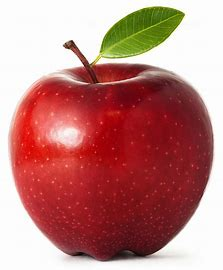
#> input picture openCV_class(cv2)/img/apple.jpg, 223 x 270 px
$ python f_edge_canny.py
#> lines starting #> are read from the running program, lines starting #| are printed output that depends on the picture; after the words box and inside, x2 and y2 are one past the last pixel; in counts of white or black regions, pixels touching at a corner belong together
import cv2, time
import numpy as np

img = cv2.imread("../img/apple.jpg")
#> img is the input picture: shape (270, 223, 3); mean B, G, R 126.6, 130.6, 190.2

# 케니 엣지 적용 [다단계 알고리즘]  :
# 노이즈 제거  ( 가우시안 블러링)  ,
# 그라디언트 계산(소벨커널), 이중 임계값 , 비최대억제 (그라디언트계산 한것중 가장큰 값만 유지하고 나머지 0)
# 엣지 추적  :  비 최대억제값 연결
edges = cv2.Canny(img,100,200)
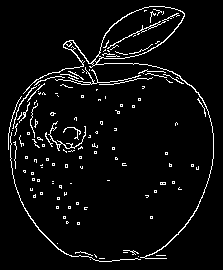
#> edges: shape (270, 223); 4.9% white in thin lines or dots, all inside (x1, y1, x2, y2) = (8, 6, 214, 262)

# 결과 출력
cv2.imshow('Original', img)
cv2.imshow('Canny', edges)
cv2.waitKey(0)
cv2.destroyAllWindows()

$ run again, with openCV_class(cv2)/img/b.jpg copied over openCV_class(cv2)/img/apple.jpg
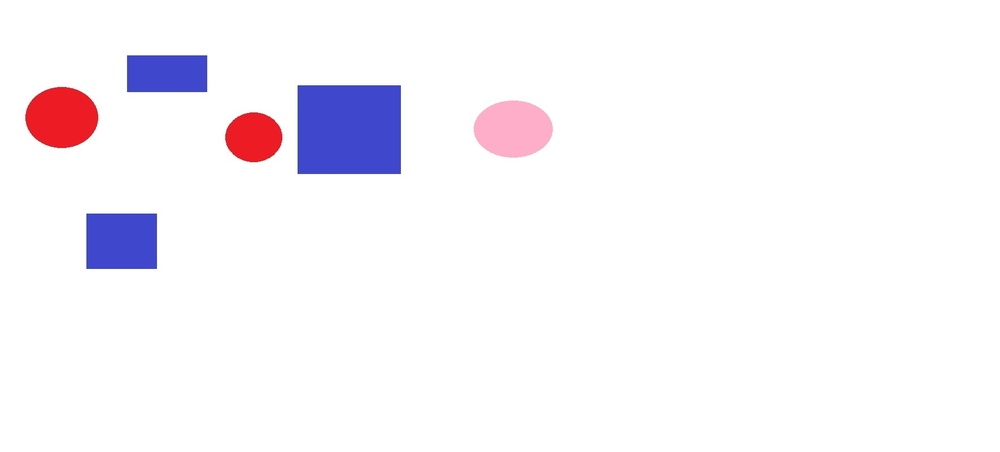
#> input picture openCV_class(cv2)/img/b.jpg, 1000 x 452 px, shrunk from 1771 x 800 before the run
#> img is the input picture: shape (452, 1000, 3); mean B, G, R 249.8, 244.9, 247.8
#> `edges = cv2.Canny(img,100,200)`:
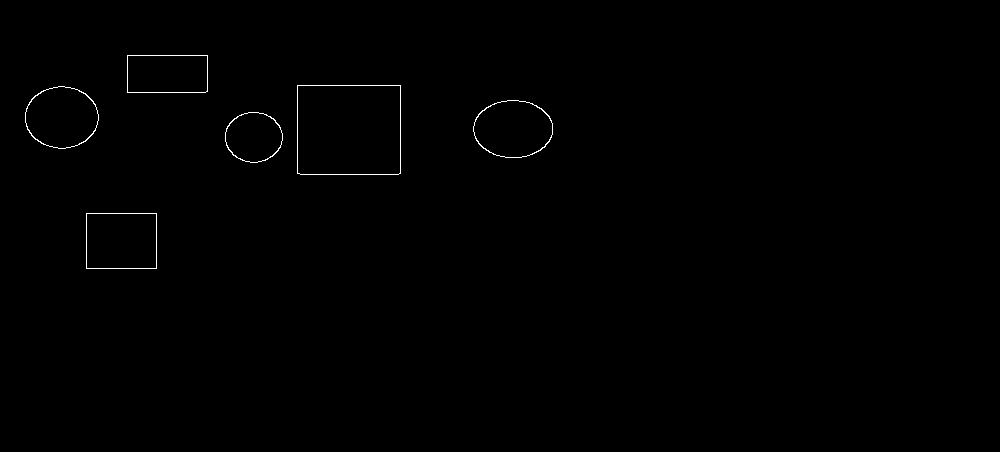
#> edges: shape (452, 1000); 0.34% white in thin lines or dots, all inside (x1, y1, x2, y2) = (25, 55, 553, 269)
